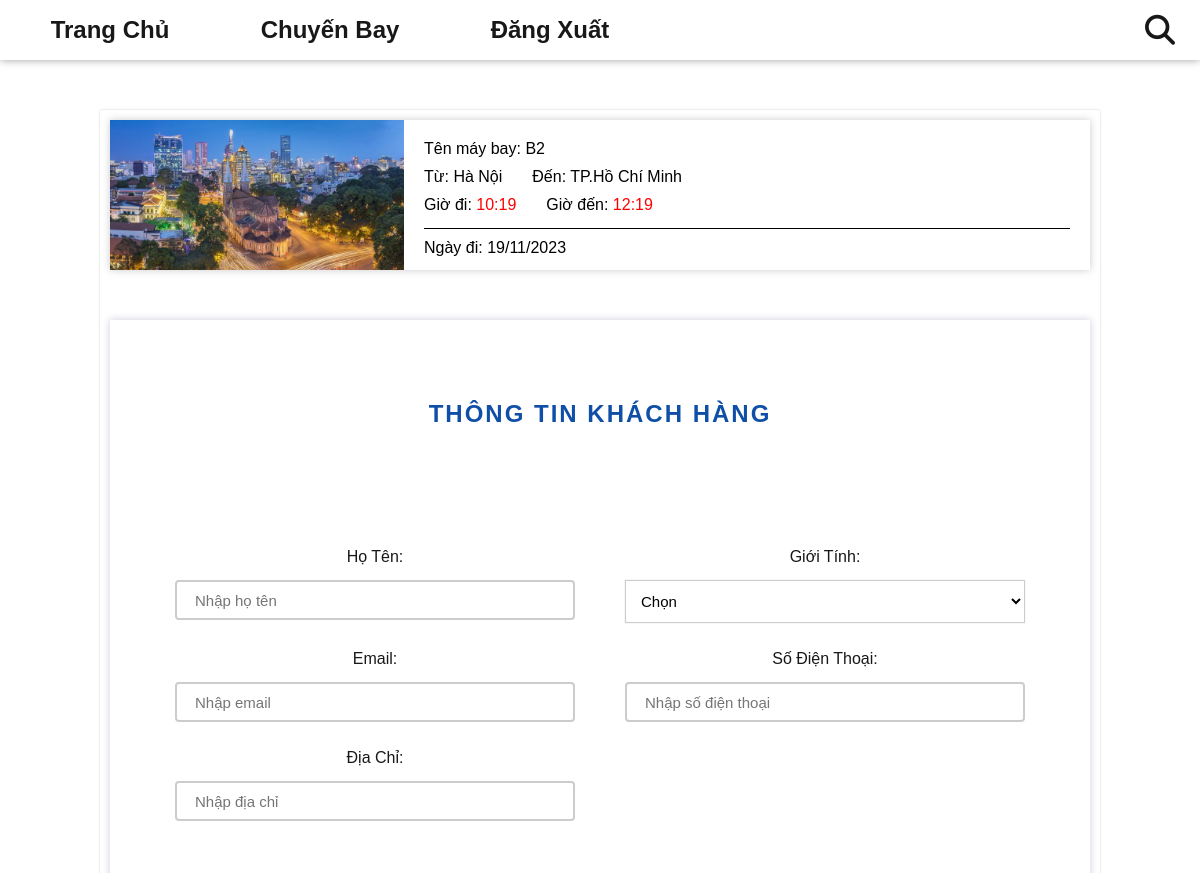
Page /index.php?act=datve&id=24 (signed in, upper part) on the earlier database version.
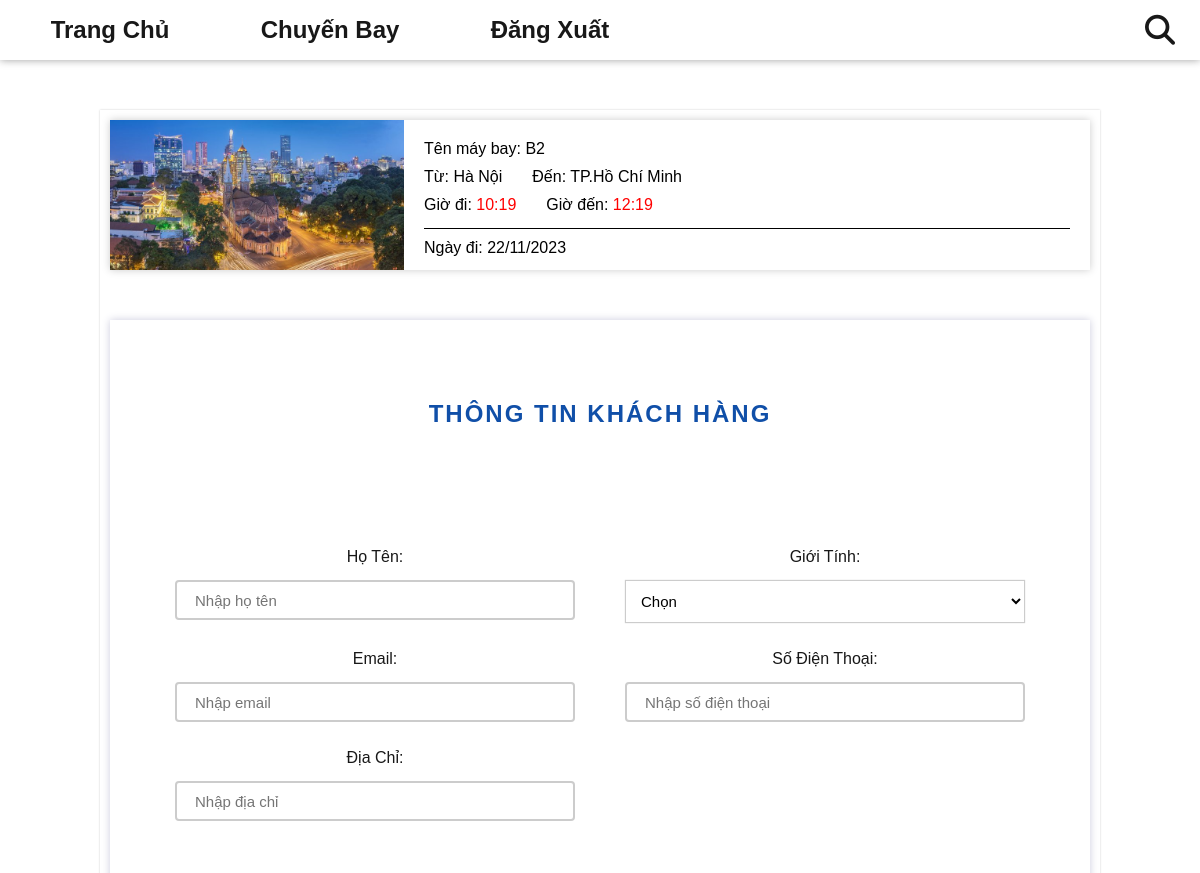
Same page on the later database version.
### tables this page shows
CREATE TABLE `chuyen_bay` (
  `id` int(11) NOT NULL,
  `ten_may_bay` varchar(255) NOT NULL,
  `id_diemDi` int(11) NOT NULL,
  `id_diemDen` int(11) NOT NULL,
  `ngay_khoi_hanh` date NOT NULL,
  `thoi_gian_di` datetime NOT NULL,
  `thoi_gian_den` datetime NOT NULL,
  `trang_thai` varchar(255) NOT NULL
);

CREATE TABLE `dia_diem` (
  `id` int(11) NOT NULL,
  `ten` varchar(255) NOT NULL,
  `img` varchar(255) NOT NULL
);

### model/pdo.php (called while the page is built, shortened)
<?php
function pdo_get_connection(){
    $servername = "localhost";
    $username = "root";
    $password = "";
    try {
        $conn = new PDO("mysql:host=$servername;dbname=dat_ve_may_bay", $username, $password);
        $conn->setAttribute(PDO::ATTR_ERRMODE, PDO::ERRMODE_EXCEPTION);
        return $conn;
    } catch(PDOException $e) {
        echo "Connection failed: " . $e->getMessage();
    }
}
function pdo_query_one($sql){
    $sql_args=array_slice(func_get_args(),1);
    try{
        $conn=pdo_get_connection();
        $stmt=$conn->prepare($sql);
        $stmt->execute($sql_args);
        $row=$stmt->fetch(PDO::FETCH_ASSOC);
        return $row;
    }
    catch(PDOException $e){
        throw $e;
    }
    finally{
        unset($conn);
    }
}
?>

### model/chuyenbay.php (called while the page is built, shortened)
<?php
    function loadone_chuyenbay($id, $page) {
        if($page == 'admin') $sql = "SELECT * FROM `chuyen_bay` WHERE id = $id";
        else {
            $sql = "SELECT cb.*,
            dd_di.ten AS diem_di,
            dd_den.ten AS diem_den,
            dd_den.img AS img_den
            FROM chuyen_bay cb
            JOIN dia_diem dd_di ON cb.id_diemDi = dd_di.id
            JOIN dia_diem dd_den ON cb.id_diemDen = dd_den.id
            WHERE cb.id = $id
            ";
        }
        $cb = pdo_query_one($sql);
        return $cb;
    }
?>

### view/datve/formdatve.php (the view, shortened to what this page needs)
<?php
    function convertToHour($timeString) {
        $dateTimeObject = new DateTime($timeString);
        return $dateTimeObject->format('H:i');
    }
    if(is_array($cb)) {
        extract($cb);
    }
?>
<div class="formdatve-content">
    <div class="ticket">
        <div class="img">
            <img src="upload/<?= $img_den?>" alt="">
        </div>
        <div class="info">
            <div class="row">
                <p>Tên máy bay: <span><?= $ten_may_bay ?></span></p>
            </div>
            <div class="row">
                <p>Từ: <span><?= preg_replace('/\([^)]*\)/', '', $diem_di) ?></span></p>
                <p>Đến: <span><?= preg_replace('/\([^)]*\)/', '', $diem_den) ?></span></p>
            </div>
            <div class="row">
                <p>Giờ đi: <span class="red"><?= convertToHour($thoi_gian_di) ?></span></p>
                <p>Giờ đến: <span class="red"><?= convertToHour($thoi_gian_den) ?></span></p>
            </div>
            <div class="row">
                <p>Ngày đi: <?= date('d/m/Y', strtotime($ngay_khoi_hanh)) ?></span></p>
            </div>
        </div>
    </div>
    <div class="form-ticket">
        <h2 class="form-ticket__header">Thông Tin Khách Hàng</h2>
        <form action="index.php?act=hoadon" class="ticket-form" method="POST">
            <div class="form-ticket__input">
                <div class="form-ticket__input-item">
                    <p>Họ Tên:</p>
                    <input type="text" placeholder="Nhập họ tên" name="ten" required>
                </div>
                <div class="form-ticket__input-item">
                    <p>Giới Tính:</p>
                    <select name="gioitinh" id="" required>
                        <option value="">Chọn</option>
                    </select>
                </div>
                <div class="form-ticket__input-item">
                    <p>Email:</p>
                    <input type="email" placeholder="Nhập email" name="email" required>
                </div>
                <div class="form-ticket__input-item">
                    <p>Số Điện Thoại:</p>
                    <input type="text" placeholder="Nhập số điện thoại" name="sdt" required>
                </div>
                <div class="form-ticket__input-item">
                    <p>Địa Chỉ:</p>
                    <input type="text" placeholder="Nhập địa chỉ" name="diachi" required>
                </div>
            </div>
        </form>
    </div>
</div>

Differences in the rows shown:
changed chuyen_bay "Hà Nội": ngay_khoi_hanh "19/11/2023" → "22/11/2023"
